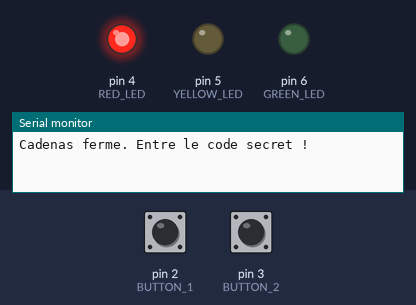
The sketch below on a simulated Arduino Uno, built with avr-gcc and run on an emulated ATmega328P. Parts: output pins drawn as LEDs (lit = HIGH), the last lines printed to the serial monitor. Dashed ring = blinking. The test bench sets the inputs (shaded band); at power-on: pin 3 (BUTTON_2) HIGH, pin 2 (BUTTON_1) HIGH.

Above: at 1.2 s.
1.3 s: pin 3 (BUTTON_2) pulled LOW for 0.15 s
At 1.7 s:
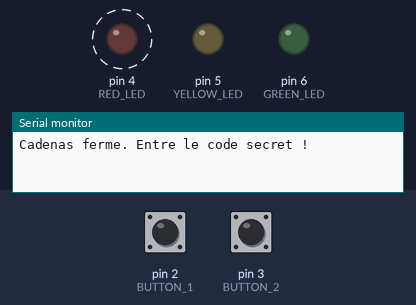
4.3 s: pin 2 (BUTTON_1) pulled LOW for 0.15 s
At 4.55 s:
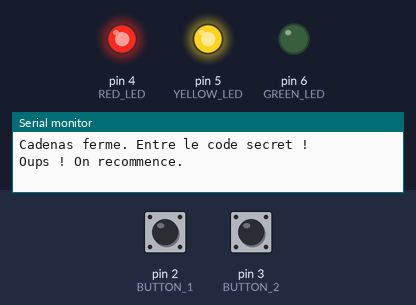
6.1 s: pin 2 (BUTTON_1) pulled LOW for 3.2 s
At 10.6 s:
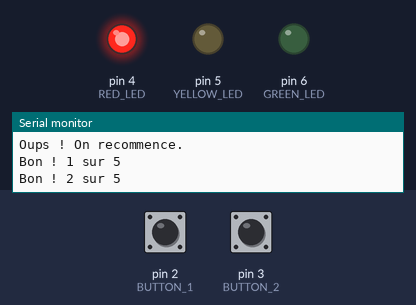
10.9 s: pin 2 (BUTTON_1) pulled LOW for 1 s
At 12.3 s:
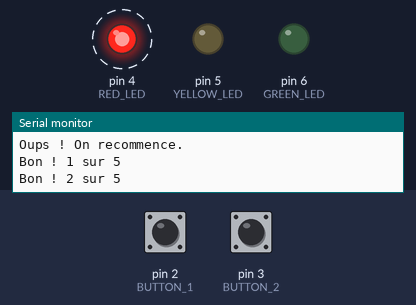
Timing chart, 0 to 14.3 s (numbered marks = the images above; inputs shaded):
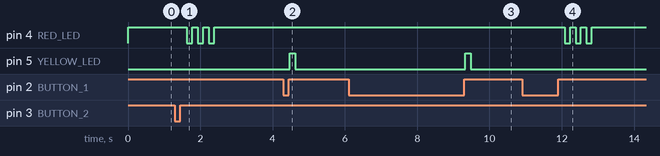

The sketch:

05-secret-code-lock.ino
```cpp
/*
 * Lesson 5 - Secret-code lock  (Le cadenas secret)
 * Goal: press the two buttons in the secret order to "unlock" the green light.
 *       One mistake and the lock starts over!
 * Big idea: a computer follows a sequence exactly. Order matters.
 *
 * Wiring: button 1 D2 -> GND, button 2 D3 -> GND,
 *         LED 1 (red, "locked") on D4, LED 3 (green, "unlocked") on D6,
 *         LED 2 (yellow) on D5 blinks for each correct press. All with 220 ohm resistors.
 */

const int BUTTON_1 = 2;
const int BUTTON_2 = 3;
const int RED_LED = 4;
const int YELLOW_LED = 5;
const int GREEN_LED = 6;

// The secret code: 1 = button 1, 2 = button 2. Change it to make your own!
const int SECRET[] = {1, 1, 2, 1, 2};
const int CODE_LENGTH = sizeof(SECRET) / sizeof(SECRET[0]);

int step = 0;                         // how many correct presses so far

// Wait for a button press and return which one (1 or 2).
int waitForButton() {
  while (true) {
    if (digitalRead(BUTTON_1) == LOW) {
      delay(30);                                      // ignore the bounce of the contact
      while (digitalRead(BUTTON_1) == LOW) { }        // wait until the finger lets go
      delay(30);
      return 1;
    }
    if (digitalRead(BUTTON_2) == LOW) {
      delay(30);
      while (digitalRead(BUTTON_2) == LOW) { }
      delay(30);
      return 2;
    }
  }
}

void blink(int pin, int times) {
  for (int i = 0; i < times; i++) {
    digitalWrite(pin, HIGH);
    delay(150);
    digitalWrite(pin, LOW);
    delay(150);
  }
}

void setup() {
  pinMode(BUTTON_1, INPUT_PULLUP);
  pinMode(BUTTON_2, INPUT_PULLUP);
  pinMode(RED_LED, OUTPUT);
  pinMode(YELLOW_LED, OUTPUT);
  pinMode(GREEN_LED, OUTPUT);
  digitalWrite(RED_LED, HIGH);        // start locked
  Serial.begin(9600);
  Serial.println("Cadenas ferme. Entre le code secret !");
}

void loop() {
  int button = waitForButton();

  if (button == SECRET[step]) {       // right button for this step
    step++;
    blink(YELLOW_LED, 1);
    Serial.print("Bon ! ");
    Serial.print(step);
    Serial.print(" sur ");
    Serial.println(CODE_LENGTH);
  } else {                            // wrong button: start over
    step = 0;
    blink(RED_LED, 3);
    digitalWrite(RED_LED, HIGH);
    Serial.println("Oups ! On recommence.");
  }

  if (step == CODE_LENGTH) {          // the whole code was right
    Serial.println("Cadenas ouvert !");
    digitalWrite(RED_LED, LOW);
    digitalWrite(GREEN_LED, HIGH);
    delay(3000);                      // stay open for 3 seconds
    digitalWrite(GREEN_LED, LOW);
    digitalWrite(RED_LED, HIGH);      // lock again
    step = 0;
    Serial.println("Cadenas ferme.");
  }
}
```

Measured:
- after the input at 1.3 s, pin 4 (RED_LED): alternates HIGH for 0.15 s and LOW for 0.15 s, 6 changes in all, then stays HIGH, starting after 0.33 s
- after the input at 4.3 s, pin 5 (YELLOW_LED): LOW → HIGH after 0.18 s, → LOW 0.15 s later
- after the input at 6.1 s, pin 5 (YELLOW_LED): LOW → HIGH after 3.2 s, → LOW 0.15 s later
- after the input at 10.9 s, pin 4 (RED_LED): alternates HIGH for 0.15 s and LOW for 0.15 s, 6 changes in all, then stays HIGH, starting after 1.2 s
